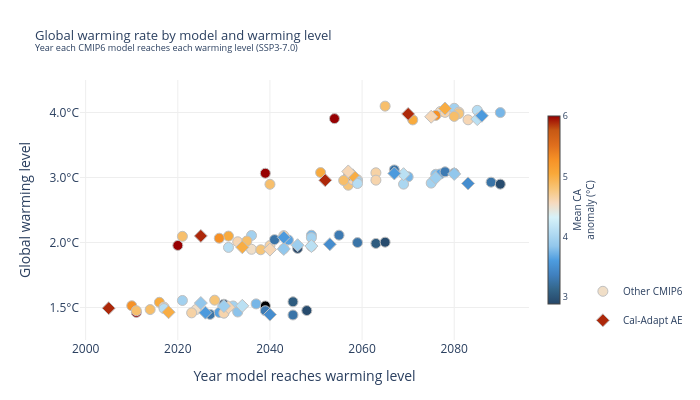

Here is the notebook cell this chart was saved with:
### Code cell
import plotly.graph_objects as go
import numpy as np
import matplotlib.pyplot as plt
import matplotlib.colors as mcolors

np.random.seed(42)

# ── Color gradient by mean CA anomaly across all WLs ─────────────────────────
# Compute each model's mean ca_anom across all WLs for coloring
model_mean_anom = (
    pd.concat(scatter_cache.values())
    .groupby("model")["ca_anom"]
    .mean()
)
vmin = model_mean_anom.min()
vmax = model_mean_anom.max()

# cold=blue, warm=red — swap to cmap_div if defined
# Build a matplotlib colormap from cmap_div
cmap = mcolors.LinearSegmentedColormap.from_list("cmap_div", cmap_div[1:-1])
plotly_colorscale = [[i / (len(cmap_div[1:-1]) - 1), c]
                     for i, c in enumerate(cmap_div[1:-1])]

model_mean_anom = (
    pd.concat(scatter_cache.values())
    .groupby("model")["ca_anom"]
    .mean()
)
vmin = model_mean_anom.min()
vmax = model_mean_anom.max()
norm = mcolors.Normalize(vmin=vmin, vmax=vmax)


def model_color(model):
    val = model_mean_anom.get(model, (vmin + vmax) / 2)
    rgba = cmap(norm(val))
    return f"rgba({int(rgba[0]*255)},{int(rgba[1]*255)},{int(rgba[2]*255)},1)"


fig = go.Figure()
wls = sorted(scatter_cache.keys())
wl_to_y = {wl: i for i, wl in enumerate(wls)}
cae_set = set(m.strip() for m in cae_mdls_ls)

for wl in wls:
    df = scatter_cache[wl].copy()
    if df.empty:
        continue

    df["model"] = df["model"].astype(str)
    cae_df = df[df["model"].isin(cae_set)]
    other_df = df[~df["model"].isin(cae_set)]

    y_base = wl_to_y[wl]
    jitter = 0.12

    # Other CMIP6 — circles
    if len(other_df) > 0:
        fig.add_trace(go.Scatter(
            x=other_df["year_wl"],
            y=y_base + np.random.uniform(-jitter, jitter, len(other_df)),
            mode="markers",
            name="Other CMIP6",
            legendgroup="cmip6",
            showlegend=(wl == wls[0]),
            marker=dict(
                symbol="circle",
                color=[model_color(m) for m in other_df["model"]],
                size=10,
                line=dict(color="silver", width=1.),
            ),
            customdata=list(zip(
                other_df["model"],
                [wl] * len(other_df),
                [f"{v:.2f}" if not np.isnan(
                    v) else "N/A" for v in other_df["ca_anom"]],
            )),
            hovertemplate=(
                "<b>%{customdata[0]}</b><br>"
                "Warming level: %{customdata[1]}°C<br>"
                "Year reached: %{x}<br>"
                "CA anomaly: %{customdata[2]}°C"
                "<extra></extra>"
            ),
        ))

    # Cal-Adapt AE — diamonds
    if len(cae_df) > 0:
        fig.add_trace(go.Scatter(
            x=cae_df["year_wl"],
            y=y_base + np.random.uniform(-jitter, jitter, len(cae_df)),
            mode="markers",
            name="Cal-Adapt AE",
            legendgroup="cae",
            showlegend=(wl == wls[0]),
            marker=dict(
                symbol="diamond",
                color=[model_color(m) for m in cae_df["model"]],
                size=10,
                line=dict(color="silver", width=1.),
            ),
            customdata=list(zip(
                cae_df["model"],
                [wl] * len(cae_df),
                [f"{v:.2f}" if not np.isnan(
                    v) else "N/A" for v in cae_df["ca_anom"]],
            )),
            hovertemplate=(
                "<b>%{customdata[0]}</b><br>"
                "Warming level: %{customdata[1]}°C<br>"
                "Year reached: %{x}<br>"
                "CA anomaly: %{customdata[2]}°C"
                "<extra></extra>"
            ),
        ))

# Colorbar dummy trace
fig.add_trace(go.Scatter(
    x=[None], y=[None],
    mode="markers",
    marker=dict(
        colorscale=plotly_colorscale,
        cmin=vmin, cmax=vmax,
        color=[vmin, vmax],
        colorbar=dict(
            title=dict(text="Mean CA<br>anomaly (°C)",
                       side="right", font=dict(size=10)),
            thickness=12,
            len=0.8,
            tickfont=dict(size=9),
        ),
        showscale=True,
        size=0,
    ),
    showlegend=False,
    hoverinfo="skip",
))

fig.update_layout(
    width=700,
    height=400,
    margin=dict(l=80, r=120, t=80, b=60),
    plot_bgcolor="white",
    paper_bgcolor="white",
    title=dict(
        text=(
            "Global warming rate by model and warming level<br>"
            "<sup>Year each CMIP6 model reaches each warming level (SSP3-7.0)</sup>"
        ),
        font=dict(size=13),
    ),
    xaxis=dict(
        title="Year model reaches warming level",
        showgrid=True, gridcolor="#eeeeee",
        zeroline=False, showline=False,
    ),
    yaxis=dict(
        title="Global warming level",
        tickmode="array",
        tickvals=list(wl_to_y.values()),
        ticktext=[f"{wl}°C" for wl in wls],
        showgrid=True, gridcolor="#eeeeee",
        zeroline=False, showline=False,
        range=[-0.5, len(wls) - 0.5],
    ),
    legend=dict(
        orientation="v",
        yanchor="bottom", y=0.02,
        xanchor="left", x=1.12,
        font=dict(size=10),
    ),
)

fig.show()
fig.write_html("../uncertainty/figures/html/wl_scatter.html")
fig.write_image("../uncertainty/figures/static/wl_scatter.png", scale=2)

### Figure 1 — Plotly figure (JSON) as saved in the notebook; plotly's stock layout.template omitted (floating-point values rounded to 4 significant figures)
{"data": [{"customdata": [["ACCESS-CM2", 1.5, "4.52"], ["CESM2-WACCM", 1.5, "3.96"], ["CAS-ESM2-0", 1.5, "3.75"], ["MPI-ESM1-2-LR", 1.5, "3.97"], ["EC-Earth3-Veg-LR", 1.5, "4.64"], ["BCC-CSM2-MR", 1.5, "4.02"], ["MRI-ESM2-0", 1.5, "3.26"], ["CAMS-CSM1-0", 1.5, "3.05"], ["MPI-ESM-1-2-HAM", 1.5, "N/A"], ["IITM-ESM", 1.5, "2.88"], ["NorESM2-MM", 1.5, "3.26"], ["CMCC-ESM2", 1.5, "4.79"], ["IPSL-CM6A-LR", 1.5, "5.02"], ["INM-CM4-8", 1.5, "3.83"], ["INM-CM5-0", 1.5, "3.64"], ["CanESM5", 1.5, "6.00"], ["NorESM2-LM", 1.5, "2.93"], ["AWI-CM-1-1-MR", 1.5, "4.60"], ["FGOALS-f3-L", 1.5, "4.09"], ["GFDL-ESM4", 1.5, "3.31"], ["IPSL-CM5A2-INCA", 1.5, "5.27"], ["EC-Earth3-AerChem", 1.5, "4.62"], ["KACE-1-0-G", 1.5, "4.83"], ["CMCC-CM2-SR5", 1.5, "4.85"]], "hovertemplate": "<b>%{customdata[0]}</b><br>Warming level: %{customdata[1]}°C<br>Year reached: %{x}<br>CA anomaly: %{customdata[2]}°C<extra></extra>", "legendgroup": "cmip6", "marker": {"color": ["rgba(240,222,199,1)", "rgba(163,209,239,1)", "rgba(119,182,231,1)", "rgba(164,210,239,1)", "rgba(246,210,165,1)", "rgba(171,215,241,1)", "rgba(58,116,167,1)", "rgba(47,92,127,1)", "rgba(0,0,0,1)", "rgba(38,70,104,1)", "rgba(58,116,167,1)", "rgba(246,197,121,1)", "rgba(248,171,62,1)", "rgba(140,195,235,1)", "rgba(88,162,225,1)", "rgba(151,0,2,1)", "rgba(40,76,110,1)", "rgba(246,214,180,1)", "rgba(182,221,243,1)", "rgba(61,122,178,1)", "rgba(246,145,38,1)", "rgba(246,212,172,1)", "rgba(247,191,108,1)", "rgba(247,190,105,1)"], "line": {"color": "silver", "width": 1}, "size": 10, "symbol": "circle"}, "mode": "markers", "name": "Other CMIP6", "showlegend": true, "type": "scatter", "x": [2024, 2021, 2037, 2032, 2023, 2030, 2027, 2045, 2039, 2030, 2045, 2028, 2016, 2033, 2029, 2011, 2048, 2017, 2017, 2039, 2010, 2030, 2011, 2014], "y": [-0.03011, 0.1082, 0.05568, 0.02368, -0.08256, -0.08256, -0.1061, 0.08788, 0.02427, 0.04994, -0.1151, 0.1128, 0.07979, -0.06904, -0.07636, -0.07598, -0.04698, 0.005942, -0.01633, -0.05011, 0.02684, -0.08652, -0.04989, -0.03207]}, {"customdata": [["EC-Earth3-Veg", 1.5, "5.88"], ["FGOALS-g3", 1.5, "3.84"], ["EC-Earth3", 1.5, "4.99"], ["TaiESM1", 1.5, "4.60"], ["MPI-ESM1-2-HR", 1.5, "3.92"], ["MIROC6", 1.5, "3.48"], ["CNRM-ESM2-1", 1.5, "4.12"], ["CESM2", 1.5, "3.58"]], "hovertemplate": "<b>%{customdata[0]}</b><br>Warming level: %{customdata[1]}°C<br>Year reached: %{x}<br>CA anomaly: %{customdata[2]}°C<extra></extra>", "legendgroup": "cae", "marker": {"color": ["rgba(173,40,10,1)", "rgba(146,199,236,1)", "rgba(248,173,68,1)", "rgba(246,214,180,1)", "rgba(157,206,238,1)", "rgba(70,141,206,1)", "rgba(186,224,243,1)", "rgba(76,154,221,1)"], "line": {"color": "silver", "width": 1}, "size": 10, "symbol": "diamond"}, "mode": "markers", "name": "Cal-Adapt AE", "showlegend": true, "type": "scatter", "x": [2005, 2025, 2018, 2031, 2030, 2040, 2034, 2026], "y": [-0.01054, 0.06844, -0.07208, 0.003416, 0.02218, -0.1089, 0.02581, -0.07907]}, {"customdata": [["ACCESS-CM2", 2, "4.52"], ["CESM2-WACCM", 2, "3.96"], ["CAS-ESM2-0", 2, "3.75"], ["MPI-ESM1-2-LR", 2, "3.97"], ["EC-Earth3-Veg-LR", 2, "4.64"], ["BCC-CSM2-MR", 2, "4.02"], ["MRI-ESM2-0", 2, "3.26"], ["CAMS-CSM1-0", 2, "3.05"], ["IITM-ESM", 2, "2.88"], ["NorESM2-MM", 2, "3.26"], ["CMCC-ESM2", 2, "4.79"], ["IPSL-CM6A-LR", 2, "5.02"], ["INM-CM4-8", 2, "3.83"], ["INM-CM5-0", 2, "3.64"], ["CanESM5", 2, "6.00"], ["NorESM2-LM", 2, "2.93"], ["AWI-CM-1-1-MR", 2, "4.60"], ["FGOALS-f3-L", 2, "4.09"], ["GFDL-ESM4", 2, "3.31"], ["IPSL-CM5A2-INCA", 2, "5.27"], ["EC-Earth3-AerChem", 2, "4.62"], ["KACE-1-0-G", 2, "4.83"], ["CMCC-CM2-SR5", 2, "4.85"]], "hovertemplate": "<b>%{customdata[0]}</b><br>Warming level: %{customdata[1]}°C<br>Year reached: %{x}<br>CA anomaly: %{customdata[2]}°C<extra></extra>", "legendgroup": "cmip6", "marker": {"color": ["rgba(240,222,199,1)", "rgba(163,209,239,1)", "rgba(119,182,231,1)", "rgba(164,210,239,1)", "rgba(246,210,165,1)", "rgba(171,215,241,1)", "rgba(58,116,167,1)", "rgba(47,92,127,1)", "rgba(38,70,104,1)", "rgba(58,116,167,1)", "rgba(246,197,121,1)", "rgba(248,171,62,1)", "rgba(140,195,235,1)", "rgba(88,162,225,1)", "rgba(151,0,2,1)", "rgba(40,76,110,1)", "rgba(246,214,180,1)", "rgba(182,221,243,1)", "rgba(61,122,178,1)", "rgba(246,145,38,1)", "rgba(246,212,172,1)", "rgba(247,191,108,1)", "rgba(247,190,105,1)"], "line": {"color": "silver", "width": 1}, "size": 10, "symbol": "circle"}, "mode": "markers", "name": "Other CMIP6", "showlegend": false, "type": "scatter", "x": [2036, 2036, 2049, 2049, 2040, 2043, 2041, 2063, 2046, 2059, 2038, 2031, 2049, 2044, 2020, 2065, 2033, 2031, 2055, 2029, 2043, 2021, 2035], "y": [0.8956, 1.108, 1.112, 1.074, 0.9531, 0.9034, 1.044, 0.9856, 0.9093, 0.9988, 0.8883, 1.098, 0.9421, 1.039, 0.9548, 1.005, 1.011, 0.9244, 1.113, 1.066, 1.105, 1.095, 1.023]}, {"customdata": [["EC-Earth3-Veg", 2, "5.88"], ["FGOALS-g3", 2, "3.84"], ["EC-Earth3", 2, "4.99"], ["TaiESM1", 2, "4.60"], ["MPI-ESM1-2-HR", 2, "3.92"], ["MIROC6", 2, "3.48"], ["CNRM-ESM2-1", 2, "4.12"], ["CESM2", 2, "3.58"]], "hovertemplate": "<b>%{customdata[0]}</b><br>Warming level: %{customdata[1]}°C<br>Year reached: %{x}<br>CA anomaly: %{customdata[2]}°C<extra></extra>", "legendgroup": "cae", "marker": {"color": ["rgba(173,40,10,1)", "rgba(146,199,236,1)", "rgba(248,173,68,1)", "rgba(246,214,180,1)", "rgba(157,206,238,1)", "rgba(70,141,206,1)", "rgba(186,224,243,1)", "rgba(76,154,221,1)"], "line": {"color": "silver", "width": 1}, "size": 10, "symbol": "diamond"}, "mode": "markers", "name": "Cal-Adapt AE", "showlegend": false, "type": "scatter", "x": [2025, 2043, 2034, 2040, 2046, 2053, 2049, 2043], "y": [1.101, 0.9012, 0.927, 0.8909, 0.9581, 0.9733, 0.9451, 1.079]}, {"customdata": [["ACCESS-CM2", 3, "4.52"], ["CESM2-WACCM", 3, "3.96"], ["CAS-ESM2-0", 3, "3.75"], ["MPI-ESM1-2-LR", 3, "3.97"], ["EC-Earth3-Veg-LR", 3, "4.64"], ["BCC-CSM2-MR", 3, "4.02"], ["MRI-ESM2-0", 3, "3.26"], ["IITM-ESM", 3, "2.88"], ["NorESM2-MM", 3, "3.26"], ["CMCC-ESM2", 3, "4.79"], ["IPSL-CM6A-LR", 3, "5.02"], ["INM-CM4-8", 3, "3.83"], ["INM-CM5-0", 3, "3.64"], ["CanESM5", 3, "6.00"], ["NorESM2-LM", 3, "2.93"], ["AWI-CM-1-1-MR", 3, "4.60"], ["FGOALS-f3-L", 3, "4.09"], ["GFDL-ESM4", 3, "3.31"], ["IPSL-CM5A2-INCA", 3, "5.27"], ["EC-Earth3-AerChem", 3, "4.62"], ["KACE-1-0-G", 3, "4.83"], ["CMCC-CM2-SR5", 3, "4.85"]], "hovertemplate": "<b>%{customdata[0]}</b><br>Warming level: %{customdata[1]}°C<br>Year reached: %{x}<br>CA anomaly: %{customdata[2]}°C<extra></extra>", "legendgroup": "cmip6", "marker": {"color": ["rgba(240,222,199,1)", "rgba(163,209,239,1)", "rgba(119,182,231,1)", "rgba(164,210,239,1)", "rgba(246,210,165,1)", "rgba(171,215,241,1)", "rgba(58,116,167,1)", "rgba(38,70,104,1)", "rgba(58,116,167,1)", "rgba(246,197,121,1)", "rgba(248,171,62,1)", "rgba(140,195,235,1)", "rgba(88,162,225,1)", "rgba(151,0,2,1)", "rgba(40,76,110,1)", "rgba(246,214,180,1)", "rgba(182,221,243,1)", "rgba(61,122,178,1)", "rgba(246,145,38,1)", "rgba(246,212,172,1)", "rgba(247,191,108,1)", "rgba(247,190,105,1)"], "line": {"color": "silver", "width": 1}, "size": 10, "symbol": "circle"}, "mode": "markers", "name": "Other CMIP6", "showlegend": false, "type": "scatter", "x": [2059, 2059, 2070, 2075, 2063, 2069, 2067, 2080, 2088, 2057, 2051, 2076, 2077, 2039, 2090, 2058, 2059, 2078, 2057, 2063, 2040, 2056], "y": [1.966, 1.947, 2.01, 1.914, 2.073, 1.898, 2.117, 2.065, 1.928, 1.881, 2.076, 2.05, 2.055, 2.065, 1.898, 1.966, 1.908, 2.087, 2.03, 1.959, 1.895, 1.955]}, {"customdata": [["EC-Earth3-Veg", 3, "5.88"], ["FGOALS-g3", 3, "3.84"], ["EC-Earth3", 3, "4.99"], ["TaiESM1", 3, "4.60"], ["MPI-ESM1-2-HR", 3, "3.92"], ["MIROC6", 3, "3.48"], ["CNRM-ESM2-1", 3, "4.12"], ["CESM2", 3, "3.58"]], "hovertemplate": "<b>%{customdata[0]}</b><br>Warming level: %{customdata[1]}°C<br>Year reached: %{x}<br>CA anomaly: %{customdata[2]}°C<extra></extra>", "legendgroup": "cae", "marker": {"color": ["rgba(173,40,10,1)", "rgba(146,199,236,1)", "rgba(248,173,68,1)", "rgba(246,214,180,1)", "rgba(157,206,238,1)", "rgba(70,141,206,1)", "rgba(186,224,243,1)", "rgba(76,154,221,1)"], "line": {"color": "silver", "width": 1}, "size": 10, "symbol": "diamond"}, "mode": "markers", "name": "Cal-Adapt AE", "showlegend": false, "type": "scatter", "x": [2052, 2080, 2058, 2057, 2076, 2083, 2069, 2067], "y": [1.958, 2.055, 2.033, 2.093, 1.993, 1.909, 2.051, 2.063]}, {"customdata": [["ACCESS-CM2", 4, "4.52"], ["CESM2-WACCM", 4, "3.96"], ["CAS-ESM2-0", 4, "3.75"], ["EC-Earth3-Veg-LR", 4, "4.64"], ["CMCC-ESM2", 4, "4.79"], ["IPSL-CM6A-LR", 4, "5.02"], ["CanESM5", 4, "6.00"], ["AWI-CM-1-1-MR", 4, "4.60"], ["FGOALS-f3-L", 4, "4.09"], ["IPSL-CM5A2-INCA", 4, "5.27"], ["EC-Earth3-AerChem", 4, "4.62"], ["KACE-1-0-G", 4, "4.83"], ["CMCC-CM2-SR5", 4, "4.85"]], "hovertemplate": "<b>%{customdata[0]}</b><br>Warming level: %{customdata[1]}°C<br>Year reached: %{x}<br>CA anomaly: %{customdata[2]}°C<extra></extra>", "legendgroup": "cmip6", "marker": {"color": ["rgba(240,222,199,1)", "rgba(163,209,239,1)", "rgba(119,182,231,1)", "rgba(246,210,165,1)", "rgba(246,197,121,1)", "rgba(248,171,62,1)", "rgba(151,0,2,1)", "rgba(246,214,180,1)", "rgba(182,221,243,1)", "rgba(246,145,38,1)", "rgba(246,212,172,1)", "rgba(247,191,108,1)", "rgba(247,190,105,1)"], "line": {"color": "silver", "width": 1}, "size": 10, "symbol": "circle"}, "mode": "markers", "name": "Other CMIP6", "showlegend": false, "type": "scatter", "x": [2077, 2080, 2090, 2081, 2081, 2071, 2054, 2083, 2085, 2076, 2078, 2065, 2080], "y": [3.015, 3.065, 2.999, 3.005, 2.983, 2.886, 2.906, 2.888, 3.033, 2.955, 3.002, 3.098, 2.94]}, {"customdata": [["EC-Earth3-Veg", 4, "5.88"], ["EC-Earth3", 4, "4.99"], ["TaiESM1", 4, "4.60"], ["CNRM-ESM2-1", 4, "4.12"], ["CESM2", 4, "3.58"]], "hovertemplate": "<b>%{customdata[0]}</b><br>Warming level: %{customdata[1]}°C<br>Year reached: %{x}<br>CA anomaly: %{customdata[2]}°C<extra></extra>", "legendgroup": "cae", "marker": {"color": ["rgba(173,40,10,1)", "rgba(248,173,68,1)", "rgba(246,214,180,1)", "rgba(186,224,243,1)", "rgba(76,154,221,1)"], "line": {"color": "silver", "width": 1}, "size": 10, "symbol": "diamond"}, "mode": "markers", "name": "Cal-Adapt AE", "showlegend": false, "type": "scatter", "x": [2070, 2078, 2075, 2085, 2086], "y": [2.978, 3.061, 2.935, 2.898, 2.95]}, {"hoverinfo": "skip", "marker": {"cmax": 6.005, "cmin": 2.875, "color": [2.875, 6.005], "colorbar": {"len": 0.8, "thickness": 12, "tickfont": {"size": 9}, "title": {"font": {"size": 10}, "side": "right", "text": "Mean CA<br>anomaly (°C)"}}, "colorscale": [[0, "#264668"], [0.07692, "#336589"], [0.1538, "#4080be"], [0.2308, "#4d9cdf"], [0.3077, "#92c7ec"], [0.3846, "#b5ddf3"], [0.4615, "#d7f2f9"], [0.5385, "#f6dabe"], [0.6154, "#f7c476"], [0.6923, "#f9a93a"], [0.7692, "#f69126"], [0.8462, "#df6e1d"], [0.9231, "#c75914"], [1, "#970002"]], "showscale": true, "size": 0}, "mode": "markers", "showlegend": false, "type": "scatter", "x": [null], "y": [null]}], "layout": {"height": 400, "legend": {"font": {"size": 10}, "orientation": "v", "x": 1.12, "xanchor": "left", "y": 0.02, "yanchor": "bottom"}, "margin": {"b": 60, "l": 80, "r": 120, "t": 80}, "paper_bgcolor": "white", "plot_bgcolor": "white", "title": {"font": {"size": 13}, "text": "Global warming rate by model and warming level<br><sup>Year each CMIP6 model reaches each warming level (SSP3-7.0)</sup>"}, "width": 700, "xaxis": {"gridcolor": "#eeeeee", "showgrid": true, "showline": false, "title": {"text": "Year model reaches warming level"}, "zeroline": false}, "yaxis": {"gridcolor": "#eeeeee", "range": [-0.5, 3.5], "showgrid": true, "showline": false, "tickmode": "array", "ticktext": ["1.5°C", "2.0°C", "3.0°C", "4.0°C"], "tickvals": [0, 1, 2, 3], "title": {"text": "Global warming level"}, "zeroline": false}}}
